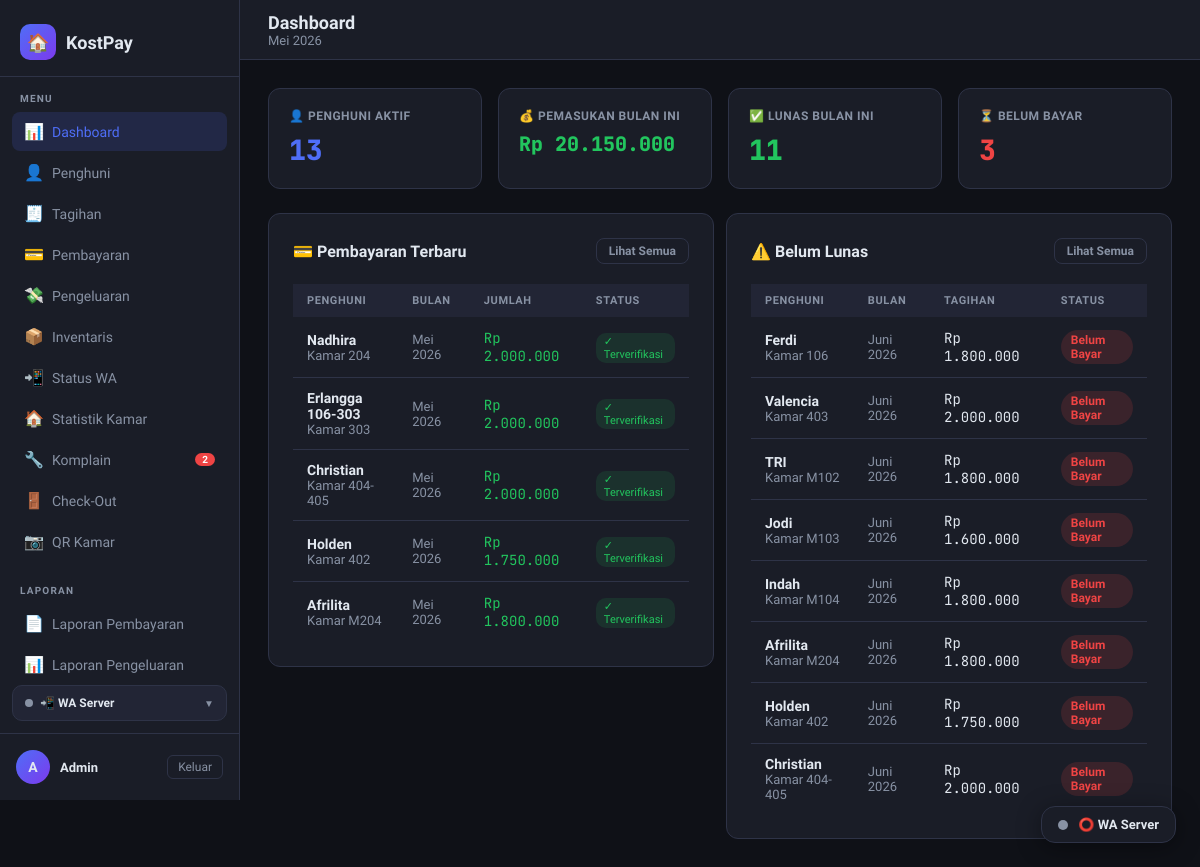
/dashboard/ (signed in), run on the app's committed database.
### tables this page shows
CREATE TABLE admin (
            id       INTEGER PRIMARY KEY AUTOINCREMENT,
            username TEXT    NOT NULL UNIQUE,
            password TEXT    NOT NULL,
            nama     TEXT
        , expired_at TEXT, last_seen      TEXT, max_date_seen  TEXT, expiry_token   TEXT);

CREATE TABLE pembayaran (
            id           INTEGER PRIMARY KEY AUTOINCREMENT,
            tagihan_id   INTEGER NOT NULL,
            penghuni_id  INTEGER NOT NULL,
            jumlah_bayar REAL    NOT NULL,
            metode       TEXT    NOT NULL DEFAULT 'transfer',
            bukti_file   TEXT,               -- path file upload
            catatan      TEXT,
            tanggal_bayar TEXT   DEFAULT (datetime('now','localtime')),
            verified     INTEGER NOT NULL DEFAULT 0, keterangan TEXT DEFAULT '',
            FOREIGN KEY (tagihan_id)  REFERENCES tagihan(id),
            FOREIGN KEY (penghuni_id) REFERENCES penghuni(id)
        );

CREATE TABLE "penghuni" (
    id                          INTEGER PRIMARY KEY AUTOINCREMENT,
    nama                        TEXT    NOT NULL,
    nomor_kamar                 TEXT    NOT NULL,
    no_hp                       TEXT,
    email                       TEXT,
    tanggal_masuk               TEXT,
    harga_sewa                  REAL    NOT NULL DEFAULT 0,
    aktif                       INTEGER NOT NULL DEFAULT 1,
    created_at                  TEXT,
    foto_ktp                    TEXT,
    bukti_transfer_jaminan      TEXT,
    bukti_pengembalian_jaminan  TEXT,
    tanggal_keluar              TEXT,
    deposit                     REAL    DEFAULT 0,
    keterangan                  TEXT
  );

CREATE TABLE tagihan (
            id           INTEGER PRIMARY KEY AUTOINCREMENT,
            penghuni_id  INTEGER NOT NULL,
            bulan        TEXT    NOT NULL,   -- format: YYYY-MM
            jumlah       REAL    NOT NULL,
            keterangan   TEXT,
            status       TEXT    NOT NULL DEFAULT 'belum',  -- belum / lunas / sebagian
            created_at   TEXT    DEFAULT (datetime('now','localtime')), tanggal_jatuh_tempo TEXT, notif_wa_terkirim INTEGER NOT NULL DEFAULT 0, wa_count INTEGER DEFAULT 0,
            FOREIGN KEY (penghuni_id) REFERENCES penghuni(id)
        );

### routes/dashboard_routes.py (the view)
@dashboard_bp.route('/')
@login_required
def index():
    bln  = bulan_sekarang()
    conn = get_db()
    total_penghuni = conn.execute(
        "SELECT COUNT(*) as c FROM penghuni WHERE aktif=1"
    ).fetchone()['c']
    total_tagihan_bln = conn.execute(
        "SELECT COUNT(*) as c FROM tagihan WHERE bulan=?", (bln,)
    ).fetchone()['c']
    lunas_bln = conn.execute(
        "SELECT COUNT(*) as c FROM tagihan WHERE bulan=? AND status='lunas'", (bln,)
    ).fetchone()['c']
    belum_bln = conn.execute(
        "SELECT COUNT(*) as c FROM tagihan WHERE bulan=? AND status='belum'", (bln,)
    ).fetchone()['c']
    pemasukan_bln = conn.execute(
        """SELECT COALESCE(SUM(pm.jumlah_bayar),0) as total
           FROM pembayaran pm
           JOIN tagihan t ON pm.tagihan_id = t.id
           WHERE t.bulan=?""", (bln,)
    ).fetchone()['total']
    pembayaran_terbaru = conn.execute("""
        SELECT pm.*, p.nama, p.nomor_kamar, t.bulan
        FROM pembayaran pm
        JOIN penghuni p ON pm.penghuni_id = p.id
        JOIN tagihan  t ON pm.tagihan_id  = t.id
        ORDER BY pm.tanggal_bayar DESC
        LIMIT 5
    """).fetchall()
    tagihan_belum = conn.execute("""
        SELECT t.*, p.nama, p.nomor_kamar
        FROM tagihan t
        JOIN penghuni p ON t.penghuni_id = p.id
        WHERE t.status IN ('belum','sebagian')
        ORDER BY t.bulan DESC
        LIMIT 8
    """).fetchall()
    conn.close()
    expiry = _info_expiry()
    return render_template('dashboard.html',
        bln=bln,
        total_penghuni=total_penghuni,
        total_tagihan_bln=total_tagihan_bln,
        lunas_bln=lunas_bln,
        belum_bln=belum_bln,
        pemasukan_bln=rupiah(pemasukan_bln),
        pembayaran_terbaru=pembayaran_terbaru,
        tagihan_belum=tagihan_belum,
        sisa_hari=expiry["sisa_hari"],
        expired_at_str=expiry["expired_at_str"],
    )

### models/database.py (called while the page is built)
def get_db():
    conn = sqlite3.connect(DATABASE)
    conn.row_factory = sqlite3.Row
    return conn

### routes/dashboard_routes.py (called while the page is built)
def _info_expiry():
    try:
        db  = get_db()
        row = db.execute(
            "SELECT expired_at FROM admin WHERE id = ?",
            (session.get("admin_id"),)
        ).fetchone()
        if not row or not row["expired_at"]:
            return {"sisa_hari": None, "expired_at_str": None}
        exp      = date.fromisoformat(str(row["expired_at"])[:10])
        sisa     = (exp - date.today()).days
        tgl_str  = exp.strftime("%d %b %Y")   # contoh: 11 Jul 2026
        return {"sisa_hari": sisa, "expired_at_str": tgl_str}
    except Exception:
        return {"sisa_hari": None, "expired_at_str": None}

### utils/auth.py (called while the page is built)
def login_required(f):
    @wraps(f)
    def decorated(*args, **kwargs):
        if 'admin_id' not in session:
            flash('Silakan login terlebih dahulu.', 'warning')
            return redirect(url_for('auth.login'))
        return f(*args, **kwargs)
    return decorated

### utils/context_processors.py (called while the page is built)
def register_context_processors(app):
    @app.context_processor
    def inject_komplain_badge():
        if not session.get('admin_id'):
            return {}
        try:
            from models.database import get_db
            row = get_db().execute(
                "SELECT COUNT(*) c FROM komplain WHERE status='baru'"
            ).fetchone()
            return {'komplain_baru_count': row['c'] if row and row['c'] else 0}
        except Exception:
            return {'komplain_baru_count': 0}

### utils/format_helper.py (called while the page is built)
def rupiah(amount) -> str:
    try:
        return f"Rp {float(amount):,.0f}".replace(",", ".")
    except (ValueError, TypeError):
        return "Rp 0"

def nama_bulan(bulan_str: str) -> str:
    BULAN = [
        '', 'Januari', 'Februari', 'Maret', 'April', 'Mei', 'Juni',
        'Juli', 'Agustus', 'September', 'Oktober', 'November', 'Desember'
    ]
    try:
        tahun, bln = bulan_str.split('-')
        return f"{BULAN[int(bln)]} {tahun}"
    except Exception:
        return bulan_str

def bulan_sekarang() -> str:
    return datetime.now().strftime('%Y-%m')

def status_badge(status: str) -> dict:
    map_ = {
        'belum':   {'label': 'Belum Bayar', 'color': 'danger'},
        'sebagian':{'label': 'Sebagian',    'color': 'warning'},
        'lunas':   {'label': 'Lunas',       'color': 'success'},
    }
    return map_.get(status, {'label': status, 'color': 'secondary'})

### templates/dashboard.html (shortened to what this page needs)
{% extends 'base.html' %}
{% block page_title %}Dashboard{% endblock %}
{% block breadcrumb %}{{ bln | nama_bulan }}{% endblock %}
{% block content %}
<div class="stats-grid">
  <div class="stat-card accent">
    <div class="stat-label">👤 Penghuni Aktif</div>
    <div class="stat-value">{{ total_penghuni }}</div>
  </div>
  <div class="stat-card green">
    <div class="stat-label">💰 Pemasukan Bulan Ini</div>
    <div class="stat-value" style="font-size:20px;">{{ pemasukan_bln }}</div>
  </div>
  <div class="stat-card green">
    <div class="stat-label">✅ Lunas Bulan Ini</div>
    <div class="stat-value">{{ lunas_bln }}</div>
  </div>
  <div class="stat-card red">
    <div class="stat-label">⏳ Belum Bayar</div>
    <div class="stat-value">{{ belum_bln }}</div>
  </div>
</div>
<div class="flex gap-3" style="flex-wrap:wrap; align-items:flex-start;">
  <div class="card" style="flex:1; min-width:340px;">
    <div class="card-header">
      <div class="card-title">💳 Pembayaran Terbaru</div>
      <a href="{{ url_for('pembayaran.index') }}" class="btn btn-outline btn-sm">Lihat Semua</a>
    </div>
    {% if pembayaran_terbaru %}
    <div class="table-wrap">
      <table>
        <thead><tr><th>Penghuni</th><th>Bulan</th><th>Jumlah</th><th>Status</th></tr></thead>
        <tbody>
        {% for p in pembayaran_terbaru %}
        <tr>
          <td>
            <div class="fw-bold">{{ p.nama }}</div>
            <div class="text-muted">Kamar {{ p.nomor_kamar }}</div>
          </td>
          <td class="text-muted">{{ p.bulan | nama_bulan }}</td>
          <td class="text-mono text-green">{{ p.jumlah_bayar | rupiah }}</td>
          <td>
            {% if p.verified %}
              <span class="verified-chip yes">✓ Terverifikasi</span>
            {% else %}
              <span class="verified-chip no">⏳ Pending</span>
            {% endif %}
          </td>
        </tr>
        {% endfor %}
        </tbody>
      </table>
    </div>
    {% else %}
    <div class="empty"><div class="empty-icon">💳</div>Belum ada pembayaran.</div>
    {% endif %}
  </div>
  <div class="card" style="flex:1; min-width:320px;">
    <div class="card-header">
      <div class="card-title">⚠️ Belum Lunas</div>
      <a href="{{ url_for('tagihan.index') }}?status=belum" class="btn btn-outline btn-sm">Lihat Semua</a>
    </div>
    {% if tagihan_belum %}
    <div class="table-wrap">
      <table>
        <thead><tr><th>Penghuni</th><th>Bulan</th><th>Tagihan</th><th>Status</th></tr></thead>
        <tbody>
        {% for t in tagihan_belum %}
        {% set badge = t.status | status_badge %}
        <tr>
          <td>
            <div class="fw-bold">{{ t.nama }}</div>
            <div class="text-muted">Kamar {{ t.nomor_kamar }}</div>
          </td>
          <td class="text-muted">{{ t.bulan | nama_bulan }}</td>
          <td class="text-mono">{{ t.jumlah | rupiah }}</td>
          <td><span class="badge badge-{{ badge.color }}">{{ badge.label }}</span></td>
        </tr>
        {% endfor %}
        </tbody>
      </table>
    </div>
    {% else %}
    <div class="empty"><div class="empty-icon">🎉</div>Semua tagihan bulan ini lunas!</div>
    {% endif %}
  </div>
</div>
{% endblock %}

### templates/base.html (shortened to what this page needs)
<!DOCTYPE html>
<html lang="id">
<head>
</head>
<body>
<aside class="sidebar">
  <div class="sidebar-brand">
    <a href="{{ url_for('dashboard.index') }}" class="brand-logo">
      <div class="icon">🏠</div>
      KostPay
    </a>
  </div>
  <nav class="sidebar-nav">
    <div class="nav-section">
      <div class="nav-label">Menu</div>
      <a href="{{ url_for('dashboard.index') }}" class="nav-link {% if request.endpoint == 'dashboard.index' %}active{% endif %}">
        <span class="nav-icon">📊</span> Dashboard
      </a>
      <a href="{{ url_for('penghuni.index') }}" class="nav-link {% if request.blueprint == 'penghuni' %}active{% endif %}">
        <span class="nav-icon">👤</span> Penghuni
      </a>
      <a href="{{ url_for('tagihan.index') }}" class="nav-link {% if request.blueprint == 'tagihan' %}active{% endif %}">
        <span class="nav-icon">🧾</span> Tagihan
      </a>
      <a href="{{ url_for('pembayaran.index') }}" class="nav-link {% if request.blueprint == 'pembayaran' %}active{% endif %}">
        <span class="nav-icon">💳</span> Pembayaran
      </a>
      <a href="{{ url_for('pengeluaran.index') }}" class="nav-link {% if request.blueprint == 'pengeluaran' %}active{% endif %}">
        <span class="nav-icon">💸</span> Pengeluaran
      </a>
      <a href="{{ url_for('inventaris.index') }}" class="nav-link {% if request.blueprint == 'inventaris' %}active{% endif %}">
        <span class="nav-icon">📦</span> Inventaris
      </a>
      <a href="{{ url_for('wa_scheduler.status') }}" class="nav-link {% if request.blueprint == 'wa_scheduler' %}active{% endif %}">
        <span class="nav-icon">📲</span> Status WA
      </a>
      <a href="{{ url_for('kamar.index') }}" class="nav-link {% if request.blueprint == 'kamar' %}active{% endif %}">
        <span class="nav-icon">🏠</span> Statistik Kamar
      </a>
      <a href="{{ url_for('komplain.index') }}" class="nav-link {% if request.blueprint == 'komplain' %}active{% endif %}"
         style="position:relative;">
        <span class="nav-icon">🔧</span> Komplain
        {% if komplain_baru_count is defined and komplain_baru_count %}
        <span style="margin-left:auto; background:var(--red); color:#fff; border-radius:10px;
                     padding:1px 7px; font-size:10px; font-weight:700;">{{ komplain_baru_count }}</span>
        {% endif %}
      </a>
      <a href="{{ url_for('checkout.index') }}" class="nav-link {% if request.blueprint == 'checkout' %}active{% endif %}">
        <span class="nav-icon">🚪</span> Check-Out
      </a>
      <a href="{{ url_for('qr.admin') }}" class="nav-link {% if request.blueprint == 'qr' %}active{% endif %}">
        <span class="nav-icon">📷</span> QR Kamar
      </a>
    </div>
    <div class="nav-section">
      <div class="nav-label">Laporan</div>
      <a href="{{ url_for('laporan.pembayaran') }}" class="nav-link {% if request.endpoint == 'laporan.pembayaran' %}active{% endif %}">
        <span class="nav-icon">📄</span> Laporan Pembayaran
      </a>
      <a href="{{ url_for('laporan.pengeluaran') }}" class="nav-link {% if request.endpoint == 'laporan.pengeluaran' %}active{% endif %}">
        <span class="nav-icon">📊</span> Laporan Pengeluaran
      </a>
    </div>
  </nav>
  <div class="wa-panel" id="waSidePanel">
    <div class="wa-panel-header" onclick="toggleWaPanel()">
      <div class="wa-panel-title">
        <span class="wa-dot" id="waSideDot"></span>
        📲 WA Server
      </div>
      <span class="wa-panel-toggle" id="waPanelToggle">▼</span>
    </div>
  </div>
  <div class="sidebar-footer">
    <div class="user-info">
      <div class="user-avatar">{{ (session.admin_nama or 'A')[0] }}</div>
      <div class="user-name">{{ session.admin_nama or 'Admin' }}</div>
      <a href="{{ url_for('auth.logout') }}" class="logout-btn">Keluar</a>
    </div>
  </div>
</aside>
<div class="main">
  <div class="topbar">
    <div>
      <h1>{% block page_title %}KostPay{% endblock %}</h1>
      <div class="breadcrumb">{% block breadcrumb %}{% endblock %}</div>
    </div>
  </div>
  <div class="content">
    {% block content %}{% endblock %}
  </div>
</div>
<div class="wa-float" id="waFloat" onclick="toggleWaFloatPopup()">
  <div class="wa-float-dot" id="waFloatDot"></div>
  <span id="waFloatLabel">WA Server</span>
</div>
</body>
</html>

### data on the page
admin: username "Admin"
pembayaran: nama "Nadhira", nomor_kamar "204", bulan|nama_bulan "Mei 2026", jumlah_bayar|rupiah "Rp 2.000.000", verified "✓ Terverifikasi"
pembayaran: nama "Erlangga 106-303", nomor_kamar "303", bulan|nama_bulan "Mei 2026", jumlah_bayar|rupiah "Rp 2.000.000", verified "✓ Terverifikasi"
pembayaran: nama "Christian", nomor_kamar "404-405", bulan|nama_bulan "Mei 2026", jumlah_bayar|rupiah "Rp 2.000.000", verified "✓ Terverifikasi"
pembayaran: nama "Holden", nomor_kamar "402", bulan|nama_bulan "Mei 2026", jumlah_bayar|rupiah "Rp 1.750.000", verified "✓ Terverifikasi"
pembayaran: nama "Afrilita", nomor_kamar "M204", bulan|nama_bulan "Mei 2026", jumlah_bayar|rupiah "Rp 1.800.000", verified "✓ Terverifikasi"
tagihan: nama "Ferdi", nomor_kamar "106", bulan|nama_bulan "Juni 2026", jumlah|rupiah "Rp 1.800.000", label "Belum Bayar"
tagihan: nama "Valencia", nomor_kamar "403", bulan|nama_bulan "Juni 2026", jumlah|rupiah "Rp 2.000.000", label "Belum Bayar"
tagihan: nama "TRI", nomor_kamar "M102", bulan|nama_bulan "Juni 2026", jumlah|rupiah "Rp 1.800.000", label "Belum Bayar"
tagihan: nama "Jodi", nomor_kamar "M103", bulan|nama_bulan "Juni 2026", jumlah|rupiah "Rp 1.600.000", label "Belum Bayar"
tagihan: nama "Indah", nomor_kamar "M104", bulan|nama_bulan "Juni 2026", jumlah|rupiah "Rp 1.800.000", label "Belum Bayar"
tagihan: nama "Afrilita", nomor_kamar "M204", bulan|nama_bulan "Juni 2026", jumlah|rupiah "Rp 1.800.000", label "Belum Bayar"
tagihan: nama "Holden", nomor_kamar "402", bulan|nama_bulan "Juni 2026", jumlah|rupiah "Rp 1.750.000", label "Belum Bayar"
tagihan: nama "Christian", nomor_kamar "404-405", bulan|nama_bulan "Juni 2026", jumlah|rupiah "Rp 2.000.000", label "Belum Bayar"

### other printed values
{{ komplain_baru_count }} "2"
{{ (session.admin_nama or 'A')[0] }} "A"
{{ bln | nama_bulan }} "Mei 2026"
{{ total_penghuni }} "13"
{{ pemasukan_bln }} "Rp 20.150.000"
{{ lunas_bln }} "11"
{{ belum_bln }} "3"
